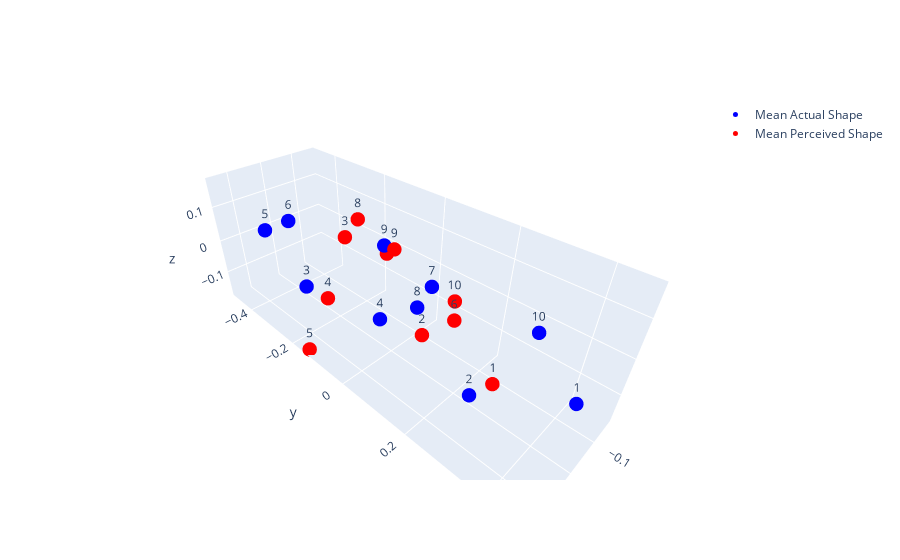

Source (notebook cell):
### Markdown cell above
Add mean perceived shape points

### Code cell
fig.add_trace(go.Scatter3d(
    x=aligned_mean_perceived_shape_3d[:, 0], y=aligned_mean_perceived_shape_3d[:, 1], z=aligned_mean_perceived_shape_3d[:, 2], 
    mode='markers+text', marker=dict(color='red', size=5), text=[str(i+1) for i in range(aligned_mean_perceived_shape_3d.shape[0])], 
    textposition='top center', name='Mean Perceived Shape'))

### Figure 1 — Plotly figure (JSON) as saved in the notebook; plotly's stock layout.template omitted (floating-point values rounded to 4 significant figures)
{"data": [{"marker": {"color": "blue", "size": 5}, "mode": "markers+text", "name": "Mean Actual Shape", "text": ["1", "2", "3", "4", "5", "6", "7", "8", "9", "10"], "textposition": "top center", "type": "scatter3d", "x": [0.007761, 0.1227, 0.1237, 0.08636, 0.0392, -0.04136, -0.08361, -9.825e-05, -0.1406, -0.1141], "y": [0.4579, 0.3155, -0.1586, 0.05168, -0.471, -0.473, 0.05069, 0.08017, -0.1684, 0.315], "z": [0, 0, 0, 0, 0, 0, 0, 0, 0, 0]}, {"marker": {"color": "red", "size": 5}, "mode": "markers+text", "name": "Mean Perceived Shape", "text": ["1", "2", "3", "4", "5", "6", "7", "8", "9", "10"], "textposition": "top center", "type": "scatter3d", "x": [-0.02519, 0.0948, 0.09791, 0.07781, 0.1496, 0.01118, -0.1664, -0.08795, -0.04428, -0.1075], "y": [0.2785, 0.1775, -0.03471, -0.1426, -0.141, 0.1901, -0.1846, -0.2112, -0.03488, 0.1029], "z": [-0.1113, 0.03753, 0.1691, -0.04981, -0.171, 0.03268, -0.04317, 0.08133, 0.08239, -0.02777]}], "layout": {}}
